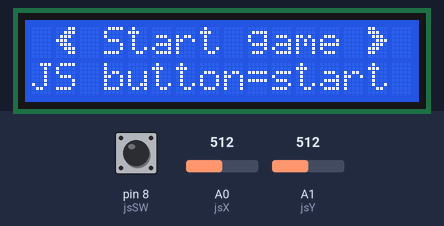
Bench run of a sketch on a simulated Arduino Uno, built with avr-gcc and run on an emulated ATmega328P. Parts: 16×2 character LCD. The inputs (shaded band) are chosen by the test bench; at power-on: pin 8 (jsSW) HIGH, A0 (jsX) = 512, A1 (jsY) = 512.

Above: at 1.2 s.
1.3 s: pin 8 (jsSW) pulled LOW for 0.15 s
At 1.9 s:
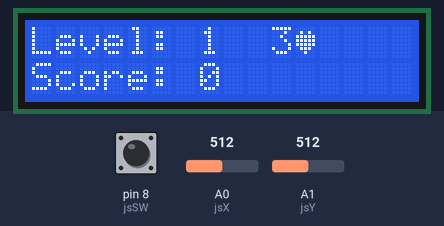
At 12.1 s:
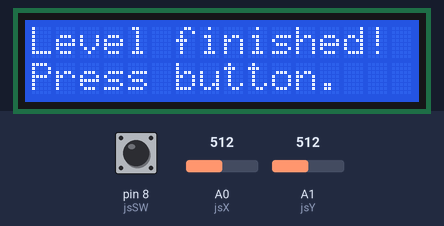
Timing chart, 0 to 12.8 s (numbered marks = the images above; inputs shaded):
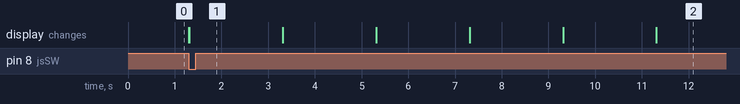

The sketch:

lab6-lcd_menu.ino
```cpp
#include <LiquidCrystal.h>

// LCD variables
const int rsPin = 7;
const int ePin = 6;
const int d4Pin = 5;
const int d5Pin = 4;
const int d6Pin = 3;
const int d7Pin = 2;

LiquidCrystal lcd(rsPin, ePin, d4Pin, d5Pin, d6Pin, d7Pin);

byte heart[8] = {
  B00000,
  B01010,
  B11111,
  B11111,
  B11111,
  B01110,
  B00100,
};

byte left[8] = {
  B00011,
  B00111,
  B01110,
  B11100,
  B01110,
  B00111,
  B00011,
};

byte right[8] = {
  B11000,
  B11100,
  B01110,
  B00111,
  B01110,
  B11100,
  B11000,
};

#define LCD_WIDTH 16

//Jojystick variables

const int jsX = A0;
const int jsY = A1;
const int jsSW = 8;

int xValue = 0, yValue = 0;
int minThreshold = 400, maxThreshold = 600;
bool joyMovedX = false, joyMovedY = false;
bool swState = false, lastSwState = false;

int lives = 3;
int startingLevelValue = 1;
int level = 1;
int score = 0;
int hiscore = 0;

long playMillis = 0;
long levelMillis = 0;

enum MenuStates {
  START_GAME, HIGH_SCORE, SETTINGS, PLAYING, ADJUSTING
} menuState;

void setup() {
  lcd.begin(16, 2);
  lcd.createChar(0, heart);
  lcd.createChar(1, left);
  lcd.createChar(2, right);

  pinMode(jsSW, INPUT_PULLUP);

  menuState = START_GAME;
}

void loop() {
  switch(menuState) {
    case START_GAME:
      lcd.setCursor(1, 0);
      lcd.write(byte(1));
      centerTextOnLcd("Start game", 0);
      lcd.setCursor(14, 0);
      lcd.write(byte(2));
      centerTextOnLcd("JS button=start", 1);
      break;

    case HIGH_SCORE:
      lcd.setCursor(1, 0);
      lcd.write(byte(1));
      centerTextOnLcd("HiScore", 0);
      lcd.setCursor(14, 0);
      lcd.write(byte(2));
      centerTextOnLcd(String("Your HiScore:") + String(hiscore), 1);
      break;

    case SETTINGS:
      lcd.setCursor(1, 0);
      lcd.write(byte(1));
      centerTextOnLcd("Settings", 0);
      lcd.setCursor(14, 0);
      lcd.write(byte(2));
      centerTextOnLcd("JS button=enter", 1);
      break;

    case ADJUSTING:
      centerTextOnLcd("Starting level", 0);
      lcd.setCursor(0, 1);
      lcd.print(String("JS -Y"));
      lcd.write(byte(1));
      lcd.print((startingLevelValue < 10 ? String("  "):String(" ")) + String(startingLevelValue) + String(" "));
      lcd.write(byte(2));
      lcd.print("JS +Y");
      break;

    case PLAYING:
      if(millis() - playMillis > 10000) {
        centerTextOnLcd("Level finished!", 0);
        lcd.setCursor(0, 1);
        lcd.print("Press button.");
        hiscore = score;
      } else {
        if(millis() - levelMillis > 2000) {
          level++;
          score = level * 3;
          levelMillis = millis();
        }
        lcd.setCursor(0, 0);
        lcd.print("Level: ");
        lcd.print(level);
        lcd.print("  ");
        lcd.print(lives);
        lcd.write(byte(0));
        lcd.setCursor(0, 1);
        lcd.print("Score: ");
        lcd.print(score);
      }
      break;
  }

  joystickEventCheck();

}

void centerTextOnLcd(String text, short line) {
  short l = text.length();
  short spaces = (LCD_WIDTH - l) / 2;
  lcd.setCursor(spaces, line);
  lcd.print(text);
}

void changeMenuState(bool fw) {
  if(fw) {
    if(menuState == 2) {
      menuState = 0;
    } else {
      menuState = menuState + 1;
    }
  } else {
    if(menuState == 0) {
      menuState = 2;
    } else {
      menuState = menuState - 1;
    }
  }
  lcd.clear();
}

void joystickEventCheck() {
  xValue = analogRead(jsX);
  yValue = analogRead(jsY);

  if (xValue < minThreshold && joyMovedX == false) {
    switch(menuState) {
      case ADJUSTING:
        if(startingLevelValue > 1)
        {
          startingLevelValue--;
          lcd.clear();
        }
        break;
    }
    joyMovedX = true;
  }

  if (xValue > maxThreshold && joyMovedX == false) {
    switch(menuState) {
      case ADJUSTING:
        if(startingLevelValue < 90)
        {
          startingLevelValue++;
          lcd.clear();
        }
        break;
    }
    joyMovedX = true;
  }

  if (xValue >= minThreshold && xValue <= maxThreshold) {
    joyMovedX = false;
  }

  if (yValue < minThreshold && joyMovedY == false) {
    switch(menuState)
    {
      case START_GAME:
      case HIGH_SCORE:
      case SETTINGS:
        changeMenuState(false);
        break;
    }
    joyMovedY = true;
  }

  if (yValue > maxThreshold && joyMovedY == false) {
    switch(menuState)
    {
      case START_GAME:
      case HIGH_SCORE:
      case SETTINGS:
        changeMenuState(true);
        break;
    }
    joyMovedY = true;
  }

  if (yValue >= minThreshold && yValue <= maxThreshold) {
    joyMovedY = false;
  }


  swState = digitalRead(jsSW);
  if (swState !=  lastSwState) {
    if (swState == LOW) {
      switch(menuState) {
        case SETTINGS:
          menuState = ADJUSTING;
          startingLevelValue = level;
          lcd.clear();
          break;
        case ADJUSTING:
          menuState = SETTINGS;
          lcd.clear();
          break;
        case START_GAME:
          menuState = PLAYING;
          lcd.clear();
          playMillis = millis();
          levelMillis = millis();
          level = startingLevelValue;
          break;
        case PLAYING:
          if(millis() - playMillis > 10000) {
            menuState = START_GAME;
            lcd.clear();
          }
          break;
      }
    }
  }
  lastSwState = swState;

}
```

Measured:
- after the input at 1.3 s, the display: first changes at once (image 1 shows a later state)
